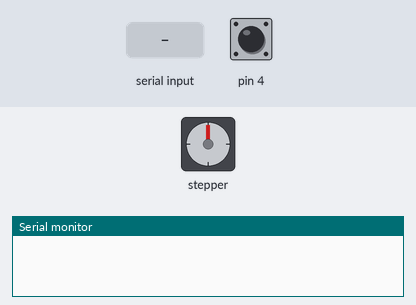
A sketch run on a simulated Arduino Uno, built with avr-gcc and run on an emulated ATmega328P. Shown: stepper motor, the last lines printed to the serial monitor. Wiring (inferred from the names in the program): stepper motor driver (200 steps per turn assumed): step pin 6; direction pin 7. The test bench sets the inputs (shaded band); at power-on: pin 4 HIGH.

Above: at 2.0 s.
2.1 s: "<90,45>>" received over Serial
At 2.25 s:
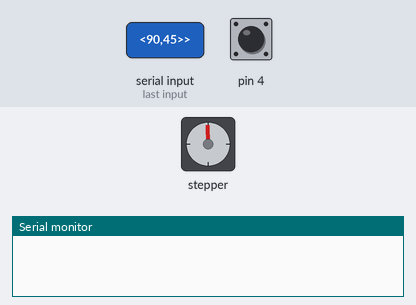
At 21.3 s:
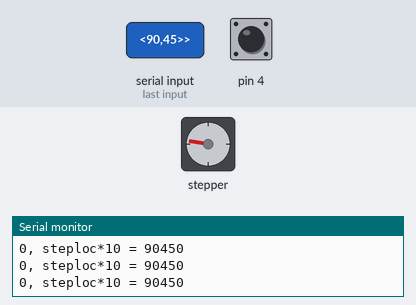
Timing chart, 0 to 21.6 s (numbered marks = the images above; inputs shaded):
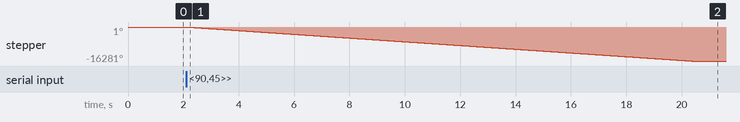

The sketch:

stepper.ino.ino
```cpp
#include "myQuadratureEncoder.h"

Encoders leftEncoder(2,3,4);

// constants won't change. Used here to set a pin number:
const int dirPin =  7;// the number of the LED pin
const int pulsePin =  6;// the number of the LED pin

const byte numChars = 32;
char receivedChars[numChars];   // an array to store the received data
char command[25];
boolean newData = false;

unsigned long lastMilli = 0;       // will store last time LED was updated

int flg=0;
int Z=0;
int steploc=0;
int currsteploc=0;
bool cw=0;


void setup() {
  // set the digital pin as output:
  pinMode(dirPin, OUTPUT);
  pinMode(pulsePin, OUTPUT);

//  pinMode(4, INPUT_PULLUP);

  Z=digitalRead(4);


  digitalWrite(dirPin, cw);
  digitalWrite(pulsePin, LOW);

  Serial.begin(9600);

delay(800);
    leftEncoder.setEncoderCount(0);
}

void loop() {
    if (newData){
//      Serial.print("steploc=");
//      Serial.println(steploc);
//      Serial.print("currsteploc=");
//      Serial.println(currsteploc);

      if (steploc==currsteploc){
        Serial.println("<ok>");
        newData=false;
        return;
      }
      long prevLeftEncoderCount = leftEncoder.getEncoderCount();


      int i=0;
      int steps=0;
      if (steploc>currsteploc){
        digitalWrite(dirPin, cw);
        long totalencodercount = 10*(steploc-currsteploc);
        steps = steploc-currsteploc;
      }
      else{
        digitalWrite(dirPin, !cw);
        long totalencodercount = 10*(currsteploc-steploc);
        steps = currsteploc-steploc;
      }

      while(i<steps){
        digitalWrite(pulsePin, HIGH);
        delay(1);
        digitalWrite(pulsePin, LOW);
        delay(1);
        ++i;

      }

      delay(10);
      long steploclong = long(steploc)*10;
      while(abs(abs(leftEncoder.getEncoderCount())-steploclong)>10){
        Serial.print(leftEncoder.getEncoderCount());
        Serial.print(", steploc*10 = ");
        Serial.println(steploclong);
        delay(100);
        }
      Serial.println("<ok>");

      currsteploc=steploc;
      steps=0;
      newData=false;
//      Serial.print("steploc=");
//      Serial.println(steploc);
//      Serial.print("currsteploc=");
//      Serial.println(currsteploc);
//      Serial.println("--------");
//
    }


    if (Serial.available()>0){

      recvWithEndMarker();
      parseCommand();

    }


}


void recvWithEndMarker()
{

   char rc;
    lastMilli = millis();
    int j=0;
//   while (millis()-lastMilli < 100)
//   {
//      rc = Serial.read();
//      receivedChars[j]=rc;
//      j=j+1;
//      if (Serial.available()<=0)
//      break;
//
//   }
   j=Serial.readBytesUntil('>', receivedChars, 30);
   receivedChars[j]='>';
   receivedChars[j+1]='\0';
   j=j+1;
//   receivedChars[j] = '\0'; // terminate the string
//   Serial.println(j);
//   Serial.println(receivedChars);

   bool st=0,et=0;
   int k=0;
   for(int i=0;i<j;++i){
    if (receivedChars[i]=='\0'){
      break;
    }
     if (receivedChars[i]=='<'){
        st=1;
        receivedChars[i]='\0';
        continue;
     }
     if (receivedChars[i]=='>'){
      et=1;
      receivedChars[i]='\0';
      break;
     }
     if(st==1){
      command[k]=receivedChars[i];
      receivedChars[i]='\0';
      k=k+1;
     }
   }
//    Serial.print(command);
//    Serial.print(',');
//    Serial.print(st);
//    Serial.print(',');
//    Serial.println(et);
   if(st==1 && et==1){
    command[k]='\0';
    newData = true;
   }
   else{
    command[0]='\0';
    newData = false;
   }
//  Serial.print("command=");
//  Serial.println(command);
//  Serial.print("newData=");
//  Serial.println(newData);
}

void parseCommand(){
  if(newData==false)
    return;
  int j=0;
  char c;
  steploc=0;
  while(1)
  {
    c = command[j];
    if (c=='\0'){
      break;
    }
   ++j;

    if(c=='p'){
      Serial.println("<p>");
      newData=false;
      break;
    }
    else if(c=='f'){
        cw=!cw;
        leftEncoder.setEncoderCount(0);
        currsteploc=0;
        if(cw==0)
          Serial.println("<cw>");
        else
          Serial.println("<ccw>");
        newData=false;
        break;
    }
    else if(c=='s'){
        leftEncoder.setEncoderCount(0);
        currsteploc=0;
        newData=false;
        Serial.println("<s>");
        break;
    }
    else if(c=='g'){
        char buff[25];
        sprintf(buff, "<%d>", currsteploc);
        Serial.println(buff);
        newData=false;
        break;
    }
    else if(c=='e'){
        char buff[25];
         long LeftEncoderCount = leftEncoder.getEncoderCount();
        sprintf(buff, "<%d>", LeftEncoderCount);
        Serial.println(buff);
        newData=false;
        break;
    }
    else if(c=='0' || c=='1' || c=='2' || c=='3' || c=='4' || c=='5' || c=='6' || c=='7' || c=='8' || c=='9'){
        steploc = steploc * 10;
        steploc = steploc + (c - '0');  // Subtract '0' to adjust from ascii back to real numbers
      }

  }
  if(steploc>15999)
  {
    steploc=15999;
  }
  if(steploc<0)
  {
    steploc=0;
  }
}
```

myQuadratureEncoder.cpp
```cpp
#include <EnableInterrupt.h>
#include "myQuadratureEncoder.h"


// initialize all instance of encoder to null.

Encoders *Encoders::_instances[MAX_NUM_ENCODERS] = {NULL, NULL,NULL, NULL};
uint8_t Encoders::_whichEncoder = 0;
Encoders::Encoders(byte pinA, byte pinB, byte pinI){
   _encoderPINA = pinA;
   _encoderPINB = pinB;
   _encoderPINI = pinI;
   pinMode(_encoderPINA, INPUT_PULLUP);
   pinMode(_encoderPINB, INPUT_PULLUP);
   pinMode(_encoderPINI, INPUT_PULLUP);
   _whichEncoder++;
   switch(_whichEncoder){
    case 1:
        enableInterrupt(_encoderPINB, interruptEncoder1, CHANGE);
        enableInterrupt(_encoderPINA,  interruptEncoder1, CHANGE);
        _instances[0] = this;
        break;
     case 2:
        enableInterrupt(_encoderPINB, interruptEncoder2, CHANGE);
        enableInterrupt(_encoderPINA,  interruptEncoder2, CHANGE);
        _instances[1] = this;
        break;
     case 3:
        enableInterrupt(_encoderPINB, interruptEncoder3, CHANGE);
        enableInterrupt(_encoderPINA,  interruptEncoder3, CHANGE);
        _instances[2] = this;
        break;
     case 4:
        enableInterrupt(_encoderPINB, interruptEncoder4, CHANGE);
        enableInterrupt(_encoderPINA,  interruptEncoder4, CHANGE);
        _instances[3] = this;
        break;
   }
}


bool Encoders::isEncoderOnIndex(){
  int EncoderPhaseA = digitalRead(this->_encoderPINA);  // MSB
  int EncoderPhaseB = digitalRead(this->_encoderPINB);  // LSB
  int EncoderPhaseI = digitalRead(this->_encoderPINI);
  if (EncoderPhaseI==HIGH && EncoderPhaseB==LOW  && EncoderPhaseA==LOW){
    return 1;
  }
  else{
    return 0;
  }
}

void Encoders::encoderCount(){
  int EncoderPhaseA = digitalRead(this->_encoderPINA);  // MSB
  int EncoderPhaseB = digitalRead(this->_encoderPINB);  // LSB
  int EncoderPhaseI = digitalRead(this->_encoderPINI);
  if (isEncoderOnIndex()){
    _encoderRevs=_encoderRevs+1;
  }

  int currentEncoded = (EncoderPhaseA << 1) | EncoderPhaseB;
  int sum = (this->_lastEncoded << 2) | currentEncoded;
  switch(sum){
    case 0b0001:
    case 0b0111:
    case 0b1110:
    case 0b1000:
      this->_encoderCount--;
      break;
    case 0b0010:
    case 0b1011:
    case 0b1101:
    case 0b0100:
      this->_encoderCount++;
      break;
    default:
      this->_encoderErrors++;
      break;
  }
  this->_lastEncoded = currentEncoded;
}

long Encoders::getEncoderRev(){
  return _encoderRevs;
}

long Encoders::getEncoderCount(){
  return _encoderCount;
}
void Encoders::setEncoderCount(long setEncoderVal){
  this->_encoderCount = setEncoderVal;
  this->_encoderRevs = 0;
}

long Encoders::getEncoderErrorCount(){
  return _encoderErrors;
}
```

myQuadratureEncoder.h
```cpp
#ifndef Encoder_h
#define Encoder_h

#include "Arduino.h"

#define MAX_NUM_ENCODERS 4

class Encoders{
  public:
    Encoders(byte pinA, byte pinB, byte pinI);
    static void interruptEncoder1(){
      if(Encoders::_instances[0] != NULL)
      Encoders::_instances[0]->encoderCount();
    }
    static void interruptEncoder2(){
      if(Encoders::_instances[1] != NULL)
      Encoders::_instances[1]->encoderCount();
    }
    static void interruptEncoder3(){
      if(Encoders::_instances[2] != NULL)
      Encoders::_instances[2]->encoderCount();
    }
    static void interruptEncoder4(){
      if(Encoders::_instances[3] != NULL)
      Encoders::_instances[3]->encoderCount();
    }

    void encoderCount();
    bool isEncoderOnIndex();
    long getEncoderCount();
    long getEncoderRev();
    void setEncoderCount(long);
    long getEncoderErrorCount();
    static Encoders *_instances[MAX_NUM_ENCODERS];

  private:
    static uint8_t _whichEncoder;
    uint8_t _encoderPINA;
    uint8_t _encoderPINB;
    uint8_t _encoderPINI;
    volatile long _encoderCount = 0;
    volatile long _encoderRevs = 0;
    volatile int _lastEncoded = 0;
    volatile long _encoderErrors = 0;
};

#endif
```

Measured:
- after the input at 2.1 s, stepper: turns 16281° counter-clockwise in 18.3 s, starting at once
